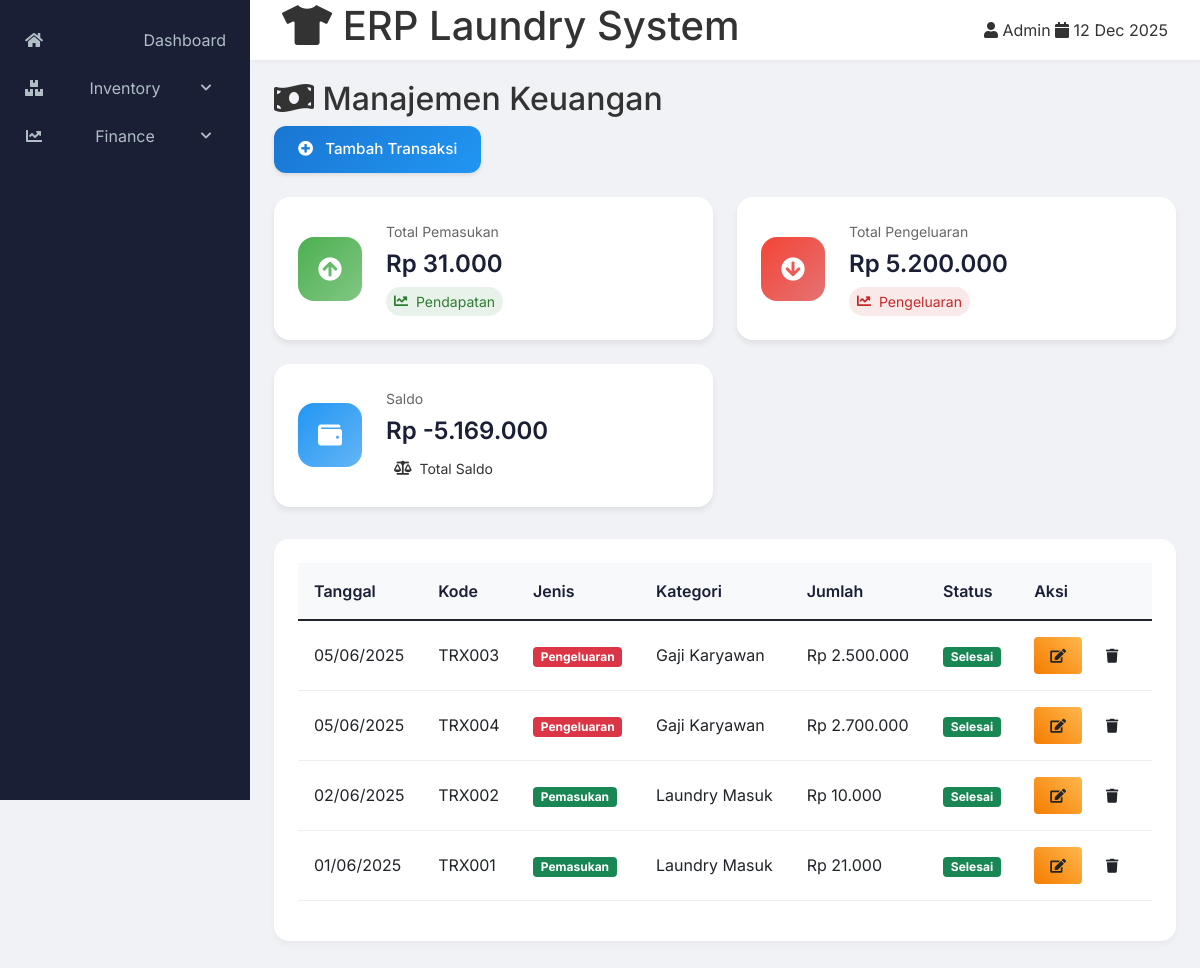
The app's page /view/Finance/list.php with its own data.
### tables this page shows
CREATE TABLE keuangan (
    id INT PRIMARY KEY AUTO_INCREMENT,
    kode_transaksi VARCHAR(20),
    tanggal DATE,
    jenis ENUM('Pemasukan', 'Pengeluaran'),
    kategori VARCHAR(50),
    jumlah DECIMAL(10,2),
    metode_pembayaran ENUM('Cash', 'Transfer', 'Debit', 'Credit'),
    keterangan TEXT,
    STATUS ENUM('Pending', 'Selesai', 'Batal') DEFAULT 'Pending',
    created_at TIMESTAMP DEFAULT CURRENT_TIMESTAMP
);

### controller/FinanceController.php (called while the page is built, shortened)
<?php
require_once __DIR__ . '/../model/FinanceModel.php';
class FinanceController {
    private $model;
    public function __construct($conn) {
        $this->model = new FinanceModel($conn);
    }
    public function summary() {
        return $this->model->getSummary();
    }
    public function getAllTransactions() {
        return $this->model->getAllTransactions();
    }
}
?>

### model/financeModel.php (called while the page is built, shortened)
<?php
class FinanceModel {
    private $conn;
    public function __construct($conn) {
        $this->conn = $conn;
    }
    public function getSummary() {
        $sql = "SELECT
                SUM(CASE WHEN jenis = 'Pemasukan' THEN jumlah ELSE 0 END) as total_pemasukan,
                SUM(CASE WHEN jenis = 'Pengeluaran' THEN jumlah ELSE 0 END) as total_pengeluaran
                FROM keuangan
                WHERE status = 'Selesai'";
        return mysqli_query($this->conn, $sql);
    }
    public function getAllTransactions() {
        $sql = "SELECT id, kode_transaksi, tanggal, jenis, kategori, jumlah,
                status FROM keuangan ORDER BY tanggal DESC";
        return mysqli_query($this->conn, $sql);
    }
}

### view/Finance/list.php (the view, shortened to what this page needs)
<?php
require_once '../../controller/FinanceController.php';
require_once '../../config/koneksi.php';
include '../layout/header.php';
include '../layout/sidebar.php';
$controller = new FinanceController($conn);
$summary = $controller->summary();
$data = mysqli_fetch_assoc($summary);
?>
<div class="container">
    <div class="page-header mb-4">
        <h2><i class="fas fa-money-bill-wave"></i> Manajemen Keuangan</h2>
        <div class="header-actions">
            <a href="form_transaksi.php" class="btn btn-custom-primary btn-with-icon">
                <div class="btn-icon">
                    <i class="fas fa-plus-circle"></i>
                </div>
                <span>Tambah Transaksi</span>
            </a>
        </div>
    </div>
    <div class="finance-summary">
        <div class="summary-card" data-aos="fade-up" data-aos-delay="100">
            <div class="icon-wrapper">
                <i class="fas fa-arrow-circle-up"></i>
            </div>
            <div class="info">
                <span class="label">Total Pemasukan</span>
                <h3 class="amount">Rp <?= number_format($data['total_pemasukan'] ?? 0, 0, ',', '.') ?></h3>
                <div class="trend positive">
                    <i class="fas fa-chart-line"></i>
                    <span>Pendapatan</span>
                </div>
            </div>
        </div>
        <div class="summary-card" data-aos="fade-up" data-aos-delay="200">
            <div class="icon-wrapper">
                <i class="fas fa-arrow-circle-down"></i>
            </div>
            <div class="info">
                <span class="label">Total Pengeluaran</span>
                <h3 class="amount">Rp <?= number_format($data['total_pengeluaran'] ?? 0, 0, ',', '.') ?></h3>
                <div class="trend negative">
                    <i class="fas fa-chart-line"></i>
                    <span>Pengeluaran</span>
                </div>
            </div>
        </div>
        <div class="summary-card" data-aos="fade-up" data-aos-delay="300">
            <div class="icon-wrapper">
                <i class="fas fa-wallet"></i>
            </div>
            <div class="info">
                <span class="label">Saldo</span>
                <h3 class="amount">Rp <?= number_format(($data['total_pemasukan'] ?? 0) - ($data['total_pengeluaran'] ?? 0), 0, ',', '.') ?></h3>
                <div class="trend">
                    <i class="fas fa-balance-scale"></i>
                    <span>Total Saldo</span>
                </div>
            </div>
        </div>
    </div>
    <div class="card card-animate" data-aos="fade-up">
        <div class="card-body">
            <div class="table-responsive">
                <table class="table table-hover">
                    <thead>
                        <tr>
                            <th>Tanggal</th>
                            <th>Kode</th>
                            <th>Jenis</th>
                            <th>Kategori</th>
                            <th>Jumlah</th>
                            <th>Status</th>
                            <th>Aksi</th>
                        </tr>
                    </thead>
                    <tbody>
                        <?php
                        $transactions = $controller->getAllTransactions();
                        while($row = mysqli_fetch_assoc($transactions)):
                            $status = $row['status'] ?? 'Pending';
                        ?>
                        <tr>
                            <td><?= date('d/m/Y', strtotime($row['tanggal'])) ?></td>
                            <td><?= $row['kode_transaksi'] ?></td>
                            <td>
                                <span class="badge bg-<?= $row['jenis'] === 'Pemasukan' ? 'success' : 'danger' ?>">
                                    <?= $row['jenis'] ?>
                                </span>
                            </td>
                            <td><?= $row['kategori'] ?></td>
                            <td>Rp <?= number_format($row['jumlah'], 0, ',', '.') ?></td>
                            <td>
                                <span class="badge bg-<?= $status === 'Selesai' ? 'success' : 'warning' ?>">
                                    <?= $status ?>
                                </span>
                            </td>
                            <td>
                                <div class="action-buttons">
                                    <a href="detail_transaksi.php?id=<?= $row['id'] ?>"
                                       class="btn btn-sm btn-custom-warning"
                                       data-bs-toggle="tooltip"
                                       title="Edit">
                                        <i class="fas fa-edit"></i>
                                    </a>
                                    <button type="button"
                                            class="btn btn-sm btn-custom-danger"
                                            onclick="deleteTransaction(<?= $row['id'] ?>)"
                                            data-bs-toggle="tooltip"
                                            title="Hapus">
                                        <i class="fas fa-trash"></i>
                                    </button>
                                </div>
                            </td>
                        </tr>
                        <?php endwhile; ?>
                    </tbody>
                </table>
            </div>
        </div>
    </div>
</div>
<?php include '../layout/footer.php'; ?>

### assets/css/style.css (style rules this page uses)
* { margin: 0; padding: 0; box-sizing: border-box; }
body { font-family: 'Inter', sans-serif; background: #f0f2f5; color: #333; min-height: 100vh; margin: 0; display: flex; }
.container { padding: 80px 24px 24px; max-width: 1400px; margin: 0 auto; }
.card { background: white; border-radius: 8px; box-shadow: 0 2px 4px rgba(0,0,0,0.04); margin-bottom: 1.5rem; }
.card-body { padding: 1.5rem; }
.table { width: 100%; border-collapse: collapse; }
.table th, .table td { padding: 1rem; text-align: left; border-bottom: 1px solid #eee; }
.table th { background: #f8f9fa; font-weight: 500; white-space: nowrap; position: sticky; top: 0; z-index: 1; }
.table td { vertical-align: middle; }
.table-responsive { overflow-x: auto; margin: 0 -1.5rem; padding: 0 1.5rem; }
.btn { padding: 0.5rem 1rem; border-radius: 4px; font-size: 0.875rem; font-weight: 500; cursor: pointer; border: none; transition: all 0.3s; }
.mb-4 { margin-bottom: 1.5rem; }

### view/Finance/list.php (style rules this page uses)
.header-actions { display: flex; gap: 1rem; align-items: center; }
.btn-custom-primary, .btn-custom-info, .btn-custom-success { display: flex; align-items: center; gap: 0.75rem; padding: 0.75rem 1.5rem; border-radius: 12px; font-weight: 500; font-size: 0.95rem; transition: all 0.3s ease; border: none; box-shadow: 0 2px 4px rgba(0,0,0,0.1); text-decoration: none; color: white; position: relative; overflow: hidden; }
.btn-custom-primary { background: linear-gradient(135deg, #1976d2, #2196F3); }
.btn-custom-primary::after, .btn-custom-info::after, .btn-custom-success::after { content: ''; position: absolute; top: 50%; left: 50%; width: 120%; height: 120%; background: rgba(255,255,255,0.2); transform: translate(-50%, -50%) scale(0); border-radius: 50%; transition: transform 0.5s; }
.action-buttons { display: flex; gap: 0.5rem; }
.btn-custom-warning { background: linear-gradient(45deg, #f57c00, #ffb74d); }
.card-animate { animation: slideIn 0.5s ease-out; }
.card { border: none; border-radius: 15px; box-shadow: 0 4px 6px rgba(0, 0, 0, 0.04); transition: transform 0.3s ease, box-shadow 0.3s ease; }
.table th { background: #f8f9fa; font-weight: 600; color: #1a1f36; }
.table td { vertical-align: middle; }
.table tr { transition: all 0.3s ease; }
.finance-summary { display: grid; grid-template-columns: repeat(auto-fit, minmax(300px, 1fr)); gap: 1.5rem; margin-bottom: 2rem; }
.summary-card { background: white; border-radius: 16px; padding: 1.5rem; display: flex; align-items: center; gap: 1.5rem; transition: all 0.3s ease; box-shadow: 0 4px 6px rgba(0,0,0,0.07); }
.icon-wrapper { width: 64px; height: 64px; border-radius: 16px; display: flex; align-items: center; justify-content: center; font-size: 24px; transition: all 0.3s ease; }
.summary-card:first-child .icon-wrapper { background: linear-gradient(135deg, #4CAF50, #81C784); color: white; }
.summary-card:nth-child(2) .icon-wrapper { background: linear-gradient(135deg, #f44336, #E57373); color: white; }
.summary-card:last-child .icon-wrapper { background: linear-gradient(135deg, #2196F3, #64B5F6); color: white; }
.info { flex: 1; }
.label { display: block; color: #666; font-size: 0.875rem; margin-bottom: 0.5rem; }
.amount { font-size: 1.5rem; font-weight: 600; margin: 0; color: #1a1f36; transition: all 0.3s ease; }
.trend { display: flex; align-items: center; gap: 0.5rem; margin-top: 0.5rem; font-size: 0.875rem; padding: 0.25rem 0.5rem; border-radius: 20px; width: fit-content; }
.trend.positive { color: #2e7d32; background: rgba(46, 125, 50, 0.1); }
.trend.negative { color: #c62828; background: rgba(198, 40, 40, 0.1); }
.trend i { font-size: 0.875rem; }
[data-aos] { opacity: 0; transform: translateY(20px); transition: transform 0.6s ease, opacity 0.6s ease; }
[data-aos].aos-animate { opacity: 1; transform: translateY(0); }

### records on screen
keuangan: tanggal "05/06/2025", kode_transaksi "TRX003", jenis "Pengeluaran", kategori "Gaji Karyawan", jumlah "2.500.000", STATUS "Selesai"
keuangan: tanggal "05/06/2025", kode_transaksi "TRX004", jenis "Pengeluaran", kategori "Gaji Karyawan", jumlah "2.700.000", STATUS "Selesai"
keuangan: tanggal "02/06/2025", kode_transaksi "TRX002", jenis "Pemasukan", kategori "Laundry Masuk", jumlah "10.000", STATUS "Selesai"
keuangan: tanggal "01/06/2025", kode_transaksi "TRX001", jenis "Pemasukan", kategori "Laundry Masuk", jumlah "21.000", STATUS "Selesai"

### other values on screen
$data['total_pemasukan'] "31.000"
$data['total_pengeluaran'] "5.200.000"
